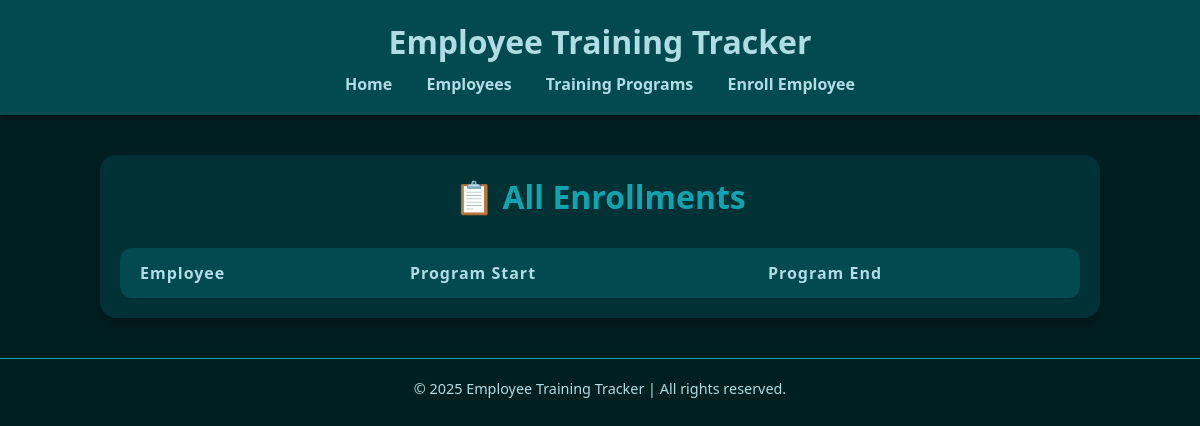
Page /enrollments/ on the earlier database version.
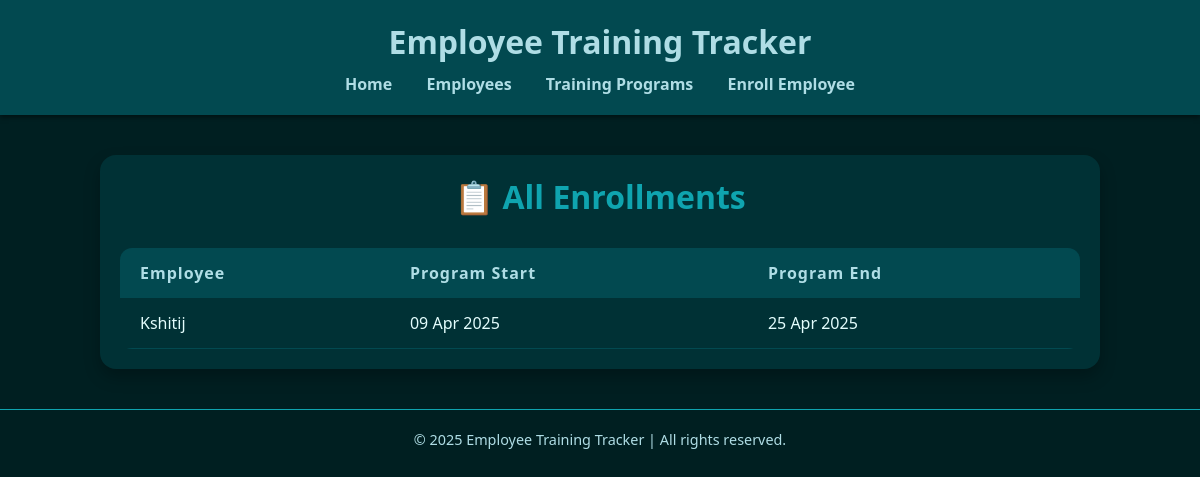
Same page on the later database version.
### training/models.py (models this page shows, shortened)
class Enrollment(models.Model):
    STATUS_CHOICES = [
        ('Enrolled', 'Enrolled'),
        ('In Progress', 'In Progress'),
        ('Completed', 'Completed'),
    ]
    employee = models.ForeignKey(Employee, on_delete=models.CASCADE)
    training_program = models.ForeignKey(TrainingProgram, on_delete=models.CASCADE)
    status = models.CharField(max_length=20, choices=STATUS_CHOICES)

class Employee(models.Model):
    DEPARTMENT_CHOICES = [
        ('HR', 'Human Resources'),
        ('IT', 'Information Technology'),
        ('Sales', 'Sales'),
        ('Finance', 'Finance'),
        ('Marketing', 'Marketing'),
        ('Operations', 'Operations'),
        ('Legal', 'Legal'),
        ('Admin', 'Administration'),
        ('Support', 'Customer Support'),
        ('QA', 'Quality Assurance'),
    ]
    name = models.CharField(max_length=100)
    email = models.EmailField(unique=True)
    department = models.CharField(max_length=100, choices=DEPARTMENT_CHOICES)
    designation = models.CharField(max_length=100)

class TrainingProgram(models.Model):
    title = models.CharField(max_length=200)
    description = models.TextField()
    start_date = models.DateField()
    end_date = models.DateField()
    trainer_name = models.CharField(max_length=100)

### training/views.py (the view)
# urls.py: path('enrollments/', views.enrollment_list, name='view_enrollments'),
def enrollment_list(request):
    enrollments = Enrollment.objects.select_related('employee', 'training_program').all()
    return render(request, 'training/enrollment_list.html', {'enrollments': enrollments})

### training/templates/training/enrollment_list.html (shortened to what this page needs)
{% extends 'base.html' %}
{% block content %}
<div class="container">
    <h2>📋 All Enrollments</h2>
    <table class="styled-table">
        <thead>
            <tr>
                <th>Employee</th>
                <th>Program Start</th>
                <th>Program End</th>
            </tr>
        </thead>
        <tbody>
            {% for e in enrollments %}
            <tr>
                <td data-label="Employee">{{ e.employee.name }}</td>
                <td data-label="Program Start">{{ e.training_program.start_date|date:"d M Y" }}</td>
                <td data-label="Program End">{{ e.training_program.end_date|date:"d M Y" }}</td>
            </tr>
            {% endfor %}
        </tbody>
    </table>
</div>
{% endblock %}

Differences in the rows shown:
added Enrollment: employee.name "Kshitij", training_program.start_date "09 Apr 2025", training_program.end_date "25 Apr 2025"
